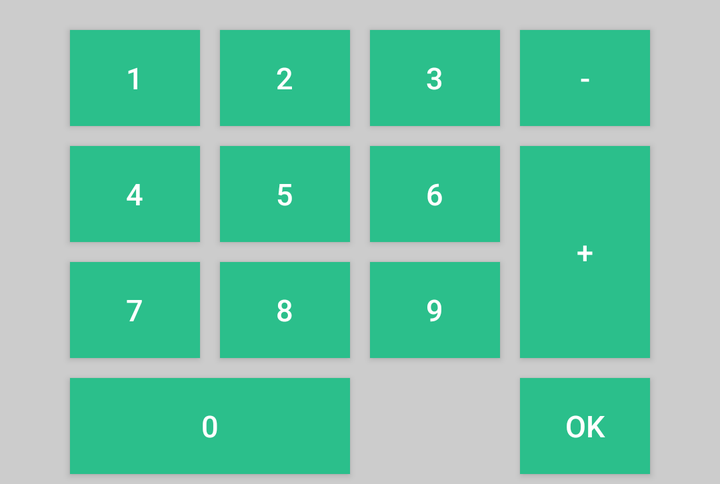
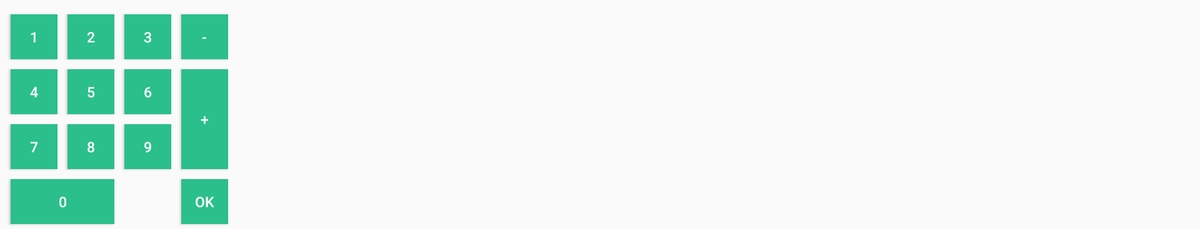

An Android layout and its configuration variant, each rendered on a device that would load it. The default file and the variant file are quoted in full after the pictures.
<!-- AndroidManifest.xml: application theme AppTheme -->
<!-- res/layout/dialog_calculator.xml -->
<?xml version="1.0" encoding="utf-8"?>
<RelativeLayout xmlns:android="http://schemas.android.com/apk/res/android"
    android:orientation="vertical" android:layout_width="wrap_content"
    android:layout_height="wrap_content"
    android:background="#cccccc">

    <FrameLayout
        android:layout_width="match_parent"
        android:layout_height="wrap_content">

        <GridLayout
            android:layout_width="wrap_content"
            android:layout_height="wrap_content"
            android:columnCount="4"
            android:rowCount="5"
            android:orientation="horizontal"
            android:useDefaultMargins="false"
            android:layout_alignParentTop="true"
            android:layout_alignParentStart="true"
            android:layout_gravity="center_horizontal|top"
            android:layout_marginTop="10dp">

            <Button android:text="1"
                android:background="#2BBF8B"
                android:layout_margin="5dp"
                android:textColor="#FFFF"
                android:textSize="15sp"
                android:layout_height="wrap_content"
                android:layout_width="65dp" />
            <Button android:text="2"
                android:background="#2BBF8B"
                android:layout_margin="5dp"
                android:textColor="#FFFF"
                android:textSize="15sp"
                android:layout_width="65dp"
                android:layout_height="wrap_content" />
            <Button android:text="3"
                android:background="#2BBF8B"
                android:layout_margin="5dp"
                android:textColor="#FFFF"
                android:textSize="15sp"
                android:layout_width="65dp"
                android:layout_height="wrap_content" />
            <Button android:text="-"
                android:background="#2BBF8B"
                android:layout_margin="5dp"
                android:textColor="#FFFF"
                android:textSize="15sp"
                android:layout_width="65dp"
                android:layout_height="wrap_content" />
            <Button android:text="4"
                android:background="#2BBF8B"
                android:layout_margin="5dp"
                android:textColor="#FFFF"
                android:textSize="15sp"
                android:layout_width="65dp"
                android:layout_height="wrap_content" />
            <Button android:text="5"
                android:background="#2BBF8B"
                android:layout_margin="5dp"
                android:textColor="#FFFF"
                android:textSize="15sp"
                android:layout_width="65dp"
                android:layout_height="wrap_content" />
            <Button android:text="6"
                android:background="#2BBF8B"
                android:layout_margin="5dp"
                android:textColor="#FFFF"
                android:textSize="15sp"
                android:layout_width="65dp"
                android:layout_height="wrap_content"
                android:id="@+id/button6" />
            <Button android:text="+"
                android:layout_rowSpan="2"
                android:layout_gravity="fill_vertical"
                android:background="#2BBF8B"
                android:layout_margin="5dp"
                android:textColor="#FFFF"
                android:textSize="15sp"
                android:layout_width="65dp"
                android:layout_height="wrap_content" />
            <Button android:text="7"
                android:background="#2BBF8B"
                android:layout_margin="5dp"
                android:textColor="#FFFF"
                android:textSize="15sp"
                android:layout_width="65dp" />
            <Button android:text="8"
                android:background="#2BBF8B"
                android:layout_margin="5dp"
                android:textColor="#FFFF"
                android:textSize="15sp"
                android:layout_width="65dp" />
            <Button android:text="9"
                android:background="#2BBF8B"
                android:layout_margin="5dp"
                android:textColor="#FFFF"
                android:textSize="15sp"
                android:layout_width="65dp" />
            <Button android:text="0"
                android:layout_gravity="fill_horizontal"
                android:layout_columnSpan="2"
                android:background="#2BBF8B"
                android:layout_margin="5dp"
                android:textColor="#FFFF"
                android:textSize="15sp"
                android:layout_width="65dp" />
            <Button android:text="OK"
                android:layout_column="3"
                android:background="#2BBF8B"
                android:layout_margin="5dp"
                android:textColor="#FFFF"
                android:textSize="15sp"
                android:layout_width="65dp" />
        </GridLayout>
    </FrameLayout>
</RelativeLayout>
<!-- resources referenced by this layout -->
<resources>
  <!-- from res/values-v21/ -->
  <style name="AppTheme" parent="Theme.AppCompat.Light.NoActionBar">
          <item name="android:windowDrawsSystemBarBackgrounds">true</item>
          <item name="android:statusBarColor">@android:color/transparent</item>
          <item name="android:windowActionBar">false</item>
          <item name="android:windowActionBarOverlay">true</item>
      </style>
</resources>
<!-- res/layout-xlarge/dialog_calculator.xml (the repository's variant of the layout above) -->
<!-- drawn on a large tablet held sideways -->
<?xml version="1.0" encoding="utf-8"?>
<RelativeLayout xmlns:android="http://schemas.android.com/apk/res/android"
    android:orientation="vertical" android:layout_width="wrap_content"
    android:layout_height="wrap_content">

    <GridLayout
        android:layout_width="wrap_content"
        android:layout_height="wrap_content"
        android:columnCount="4"
        android:rowCount="5"
        android:layout_marginStart="6dp"
        android:layout_marginTop="10dp"
        android:orientation="horizontal">

        <Button android:text="1"
            android:background="#2BBF8B"
            android:layout_margin="5dp"
            android:textColor="#FFFF"
            android:textSize="15sp"
            android:layout_height="wrap_content"
            android:layout_width="50dp" />
        <Button android:text="2"
            android:background="#2BBF8B"
            android:layout_margin="5dp"
            android:textColor="#FFFF"
            android:textSize="15sp"
            android:layout_width="50dp"
            android:layout_height="wrap_content" />
        <Button android:text="3"
            android:background="#2BBF8B"
            android:layout_margin="5dp"
            android:textColor="#FFFF"
            android:textSize="15sp"
            android:layout_width="50dp"
            android:layout_height="wrap_content" />
        <Button android:text="-"
            android:background="#2BBF8B"
            android:layout_margin="5dp"
            android:textColor="#FFFF"
            android:textSize="15sp"
            android:layout_width="50dp"
            android:layout_height="wrap_content" />
        <Button android:text="4"
            android:background="#2BBF8B"
            android:layout_margin="5dp"
            android:textColor="#FFFF"
            android:textSize="15sp"
            android:layout_width="50dp"
            android:layout_height="wrap_content" />
        <Button android:text="5"
            android:background="#2BBF8B"
            android:layout_margin="5dp"
            android:textColor="#FFFF"
            android:textSize="15sp"
            android:layout_width="50dp"
            android:layout_height="wrap_content" />
        <Button android:text="6"
            android:background="#2BBF8B"
            android:layout_margin="5dp"
            android:textColor="#FFFF"
            android:textSize="15sp"
            android:layout_width="50dp"
            android:layout_height="wrap_content" />
        <Button android:text="+"
            android:layout_rowSpan="2"
            android:layout_gravity="fill_vertical"
            android:background="#2BBF8B"
            android:layout_margin="5dp"
            android:textColor="#FFFF"
            android:textSize="15sp"
            android:layout_width="50dp"
            android:layout_height="wrap_content" />
        <Button android:text="7"
            android:background="#2BBF8B"
            android:layout_margin="5dp"
            android:textColor="#FFFF"
            android:textSize="15sp"
            android:layout_width="50dp" />
        <Button android:text="8"
            android:background="#2BBF8B"
            android:layout_margin="5dp"
            android:textColor="#FFFF"
            android:textSize="15sp"
            android:layout_width="50dp" />
        <Button android:text="9"
            android:background="#2BBF8B"
            android:layout_margin="5dp"
            android:textColor="#FFFF"
            android:textSize="15sp"
            android:layout_width="50dp" />
        <Button android:text="0"
            android:layout_gravity="fill_horizontal"
            android:layout_columnSpan="2"
            android:background="#2BBF8B"
            android:layout_margin="5dp"
            android:textColor="#FFFF"
            android:textSize="15sp"
            android:layout_width="50dp" />
        <Button android:text="OK"
            android:layout_column="3"
            android:background="#2BBF8B"
            android:layout_margin="5dp"
            android:textColor="#FFFF"
            android:textSize="15sp"
            android:layout_width="50dp" />
    </GridLayout>
</RelativeLayout>
